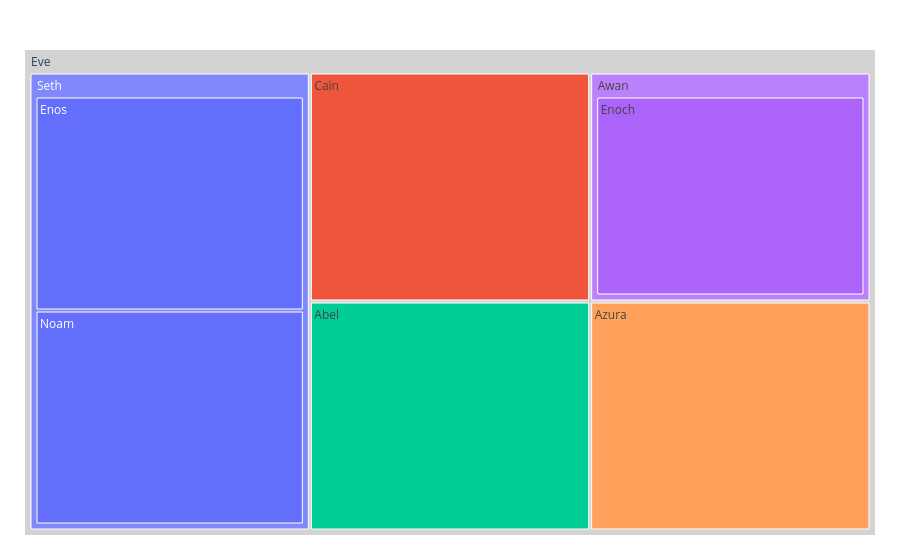

The cell this chart's notebook holds for it:
### Markdown cell above
treemap

### Code cell
fig=px.treemap(
    
    names = ["Eve","Cain", "Seth", "Enos", "Noam", "Abel", "Awan", "Enoch", "Azura"],
    parents = ["", "Eve", "Eve", "Seth", "Seth", "Eve", "Eve", "Awan", "Eve"]
)
fig.update_traces(root_color="lightgrey")
fig.update_layout(margin = dict(t=50, l=25, r=25, b=25))
fig.show()

### Figure 1 — Plotly figure (JSON) as saved in the notebook; plotly's stock layout.template omitted (floating-point values rounded to 4 significant figures)
{"data": [{"domain": {"x": [0, 1], "y": [0, 1]}, "hovertemplate": "label=%{label}<br>parent=%{parent}<extra></extra>", "labels": ["Eve", "Cain", "Seth", "Enos", "Noam", "Abel", "Awan", "Enoch", "Azura"], "name": "", "parents": ["", "Eve", "Eve", "Seth", "Seth", "Eve", "Eve", "Awan", "Eve"], "root": {"color": "lightgrey"}, "type": "treemap"}], "layout": {"legend": {"tracegroupgap": 0}, "margin": {"b": 25, "l": 25, "r": 25, "t": 50}}}
